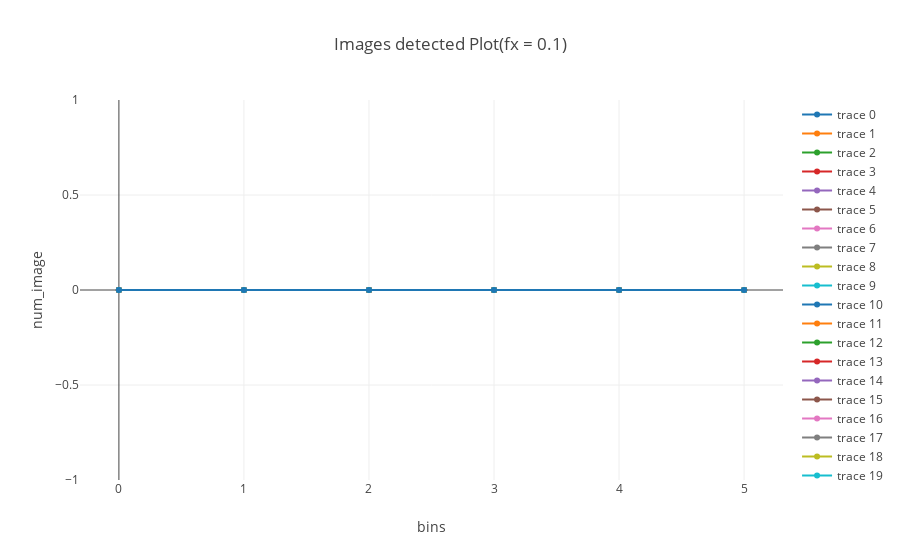
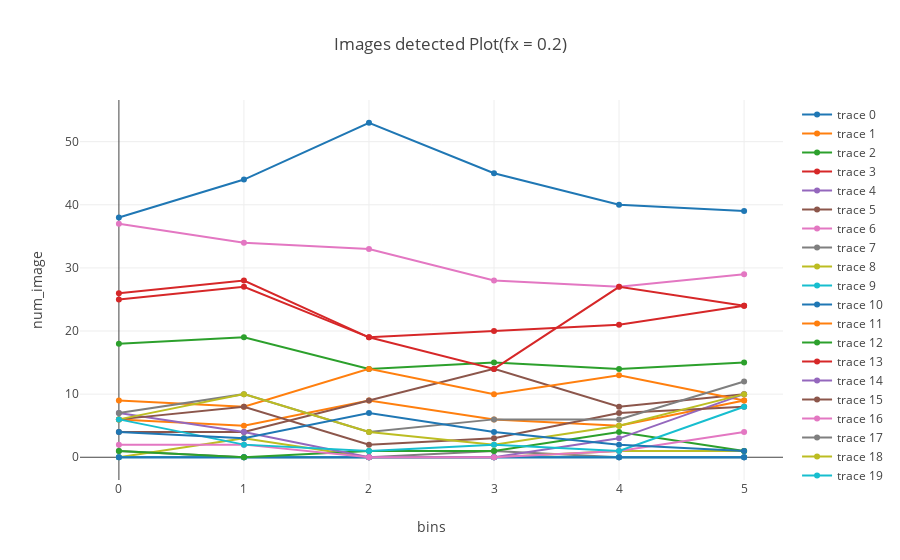
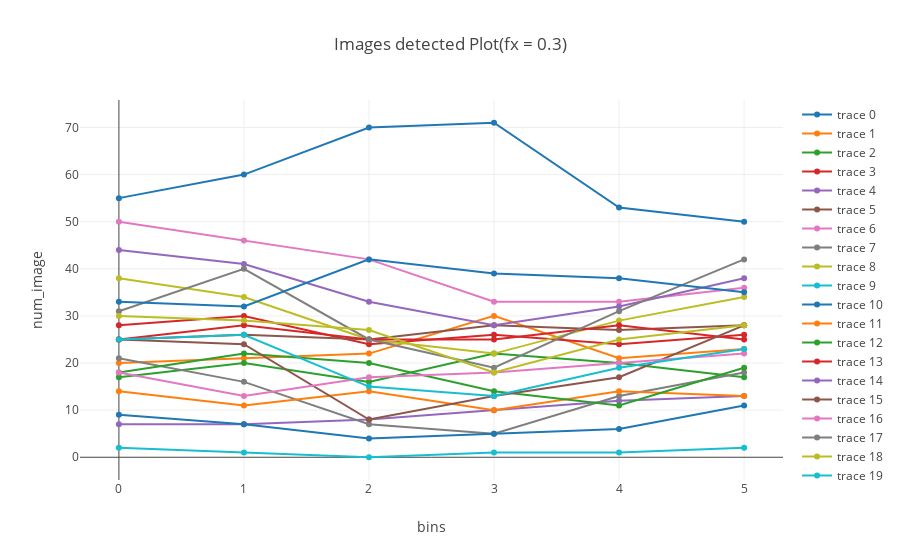

Write notebook code for charts like these, in order.
### Code cell
layout1 = go.Layout(
    title='Images detected Plot(fx = 0.1)',
    yaxis = dict(title='num_image'),
    xaxis = dict(title='bins')
)

trace1 = []
trace2 = []
trace3 = []

for key in bin_dict1.keys():
    trace_temp = go.Scatter(
    x = np.arange(6),
    y = bin_dict1[key],
    mode='lines+markers'
    )
    trace1.append(trace_temp)
    
for key in bin_dict2.keys():
    trace_temp = go.Scatter(
    x = np.arange(6),
    y = bin_dict2[key],
    mode='lines+markers'
    )
    trace2.append(trace_temp)
    
for key in bin_dict3.keys():
    trace_temp = go.Scatter(
    x = np.arange(6),
    y = bin_dict3[key],
    mode='lines+markers'
    )
    trace3.append(trace_temp)

    
layout2 = go.Layout(
    title='Images detected Plot(fx = 0.2)',
    yaxis = dict(title='num_image'),
    xaxis = dict(title='bins')
)


layout3 = go.Layout(
    title='Images detected Plot(fx = 0.3)',
    yaxis = dict(title='num_image'),
    xaxis = dict(title='bins')
)

fig1 = go.Figure(data=trace1, layout=layout1)
fig2 = go.Figure(data=trace2, layout=layout2)
fig3 = go.Figure(data=trace3, layout=layout3)

py.offline.iplot(fig1)
py.offline.iplot(fig2)
py.offline.iplot(fig3)

### Figure 1 — Plotly figure (JSON) as saved in the notebook; plotly's stock layout.template omitted (floating-point values rounded to 4 significant figures)
{"data": [{"mode": "lines+markers", "type": "scatter", "uid": "a375dfb3-4a01-441e-a489-9be1e773c43f", "x": [0, 1, 2, 3, 4, 5], "y": [0, 0, 0, 0, 0, 0]}, {"mode": "lines+markers", "type": "scatter", "uid": "d56fa8c4-7c9e-4f79-88b9-7bafd1448825", "x": [0, 1, 2, 3, 4, 5], "y": [0, 0, 0, 0, 0, 0]}, {"mode": "lines+markers", "type": "scatter", "uid": "d2939187-a66b-47fd-ba34-686a41c21dda", "x": [0, 1, 2, 3, 4, 5], "y": [0, 0, 0, 0, 0, 0]}, {"mode": "lines+markers", "type": "scatter", "uid": "a2a92207-82f4-429d-aa0f-9edc86cd3183", "x": [0, 1, 2, 3, 4, 5], "y": [0, 0, 0, 0, 0, 0]}, {"mode": "lines+markers", "type": "scatter", "uid": "a62f79da-98fb-4771-abb9-dbe749ee2c59", "x": [0, 1, 2, 3, 4, 5], "y": [0, 0, 0, 0, 0, 0]}, {"mode": "lines+markers", "type": "scatter", "uid": "5763c548-6280-4a3c-9a6f-9ba305a7ccb3", "x": [0, 1, 2, 3, 4, 5], "y": [0, 0, 0, 0, 0, 0]}, {"mode": "lines+markers", "type": "scatter", "uid": "e4585679-4bd4-427a-acec-fb7666ddd1ad", "x": [0, 1, 2, 3, 4, 5], "y": [0, 0, 0, 0, 0, 0]}, {"mode": "lines+markers", "type": "scatter", "uid": "afc54fef-c5db-4580-8bd2-0fb4ea31acc6", "x": [0, 1, 2, 3, 4, 5], "y": [0, 0, 0, 0, 0, 0]}, {"mode": "lines+markers", "type": "scatter", "uid": "0ac70663-b06e-4436-b5ca-6461957b1287", "x": [0, 1, 2, 3, 4, 5], "y": [0, 0, 0, 0, 0, 0]}, {"mode": "lines+markers", "type": "scatter", "uid": "a8030b68-0a47-4625-b83b-52ce1be95a4d", "x": [0, 1, 2, 3, 4, 5], "y": [0, 0, 0, 0, 0, 0]}, {"mode": "lines+markers", "type": "scatter", "uid": "b13ac278-ebf9-49f7-8594-74979df63ac5", "x": [0, 1, 2, 3, 4, 5], "y": [0, 0, 0, 0, 0, 0]}, {"mode": "lines+markers", "type": "scatter", "uid": "d2d1c722-affb-4917-8152-986217a268e7", "x": [0, 1, 2, 3, 4, 5], "y": [0, 0, 0, 0, 0, 0]}, {"mode": "lines+markers", "type": "scatter", "uid": "c22761be-2ed9-4d15-8177-c1afc33cb792", "x": [0, 1, 2, 3, 4, 5], "y": [0, 0, 0, 0, 0, 0]}, {"mode": "lines+markers", "type": "scatter", "uid": "66f5fd57-31d0-4d88-b900-72d661acf540", "x": [0, 1, 2, 3, 4, 5], "y": [0, 0, 0, 0, 0, 0]}, {"mode": "lines+markers", "type": "scatter", "uid": "e2232198-5607-464b-a731-33e7c98e0281", "x": [0, 1, 2, 3, 4, 5], "y": [0, 0, 0, 0, 0, 0]}, {"mode": "lines+markers", "type": "scatter", "uid": "687764fb-bd6f-40c4-b4a9-ff75cdcba433", "x": [0, 1, 2, 3, 4, 5], "y": [0, 0, 0, 0, 0, 0]}, {"mode": "lines+markers", "type": "scatter", "uid": "4a30a15c-570e-4987-9104-0b907ab282e2", "x": [0, 1, 2, 3, 4, 5], "y": [0, 0, 0, 0, 0, 0]}, {"mode": "lines+markers", "type": "scatter", "uid": "5abab81f-9b0e-4ebb-8933-97534918bb8d", "x": [0, 1, 2, 3, 4, 5], "y": [0, 0, 0, 0, 0, 0]}, {"mode": "lines+markers", "type": "scatter", "uid": "3b7a0486-5252-4408-ab58-1c1eead1b974", "x": [0, 1, 2, 3, 4, 5], "y": [0, 0, 0, 0, 0, 0]}, {"mode": "lines+markers", "type": "scatter", "uid": "e196ec4b-100b-495b-bd71-cfa33fb3fea7", "x": [0, 1, 2, 3, 4, 5], "y": [0, 0, 0, 0, 0, 0]}, {"mode": "lines+markers", "type": "scatter", "uid": "751b276c-c2ec-4809-81a6-6fe908ea1545", "x": [0, 1, 2, 3, 4, 5], "y": [0, 0, 0, 0, 0, 0]}], "layout": {"title": {"text": "Images detected Plot(fx = 0.1)"}, "xaxis": {"title": {"text": "bins"}}, "yaxis": {"title": {"text": "num_image"}}}}

### Figure 2 — Plotly figure (JSON) as saved in the notebook; plotly's stock layout.template omitted (floating-point values rounded to 4 significant figures)
{"data": [{"mode": "lines+markers", "type": "scatter", "uid": "087ab629-9842-42de-85b6-de6487f5a8b2", "x": [0, 1, 2, 3, 4, 5], "y": [38, 44, 53, 45, 40, 39]}, {"mode": "lines+markers", "type": "scatter", "uid": "782c6b80-602a-4742-80cf-755f1f6b11e0", "x": [0, 1, 2, 3, 4, 5], "y": [6, 5, 9, 6, 5, 9]}, {"mode": "lines+markers", "type": "scatter", "uid": "4acc2c7b-3697-4572-aebe-30fb195e3087", "x": [0, 1, 2, 3, 4, 5], "y": [18, 19, 14, 15, 14, 15]}, {"mode": "lines+markers", "type": "scatter", "uid": "709fed0c-948c-4cb7-a04a-911260678abb", "x": [0, 1, 2, 3, 4, 5], "y": [25, 27, 19, 20, 21, 24]}, {"mode": "lines+markers", "type": "scatter", "uid": "c4e28e96-cf8d-4927-b72e-af9f309979df", "x": [0, 1, 2, 3, 4, 5], "y": [0, 0, 0, 0, 0, 0]}, {"mode": "lines+markers", "type": "scatter", "uid": "359ec31f-fe6d-470b-8d79-1a1b1a91d239", "x": [0, 1, 2, 3, 4, 5], "y": [4, 4, 9, 14, 8, 10]}, {"mode": "lines+markers", "type": "scatter", "uid": "09604595-3270-466a-9363-cd2279218873", "x": [0, 1, 2, 3, 4, 5], "y": [37, 34, 33, 28, 27, 29]}, {"mode": "lines+markers", "type": "scatter", "uid": "68de0e82-f618-4c4f-bdaf-9bc7e35dfb2a", "x": [0, 1, 2, 3, 4, 5], "y": [1, 0, 0, 1, 0, 0]}, {"mode": "lines+markers", "type": "scatter", "uid": "437f056e-aa24-4b16-9309-cef0d310822e", "x": [0, 1, 2, 3, 4, 5], "y": [0, 3, 0, 0, 1, 1]}, {"mode": "lines+markers", "type": "scatter", "uid": "76f58910-6d22-4445-9e14-8c2c81b440a3", "x": [0, 1, 2, 3, 4, 5], "y": [0, 0, 0, 0, 0, 0]}, {"mode": "lines+markers", "type": "scatter", "uid": "57f2b091-ad12-48f8-9559-19e14e3deec0", "x": [0, 1, 2, 3, 4, 5], "y": [0, 0, 0, 0, 0, 0]}, {"mode": "lines+markers", "type": "scatter", "uid": "f0c7d07a-52b3-49b0-8fbb-0aebfcf7fecd", "x": [0, 1, 2, 3, 4, 5], "y": [9, 8, 14, 10, 13, 9]}, {"mode": "lines+markers", "type": "scatter", "uid": "53574e68-899a-4bce-88bd-dd2fd98f596b", "x": [0, 1, 2, 3, 4, 5], "y": [1, 0, 1, 1, 4, 1]}, {"mode": "lines+markers", "type": "scatter", "uid": "6fb816d5-5666-484a-8c84-1d4c6b3336f6", "x": [0, 1, 2, 3, 4, 5], "y": [26, 28, 19, 14, 27, 24]}, {"mode": "lines+markers", "type": "scatter", "uid": "e21a41da-bd8b-4a31-94fe-22208abe5f87", "x": [0, 1, 2, 3, 4, 5], "y": [7, 4, 0, 0, 3, 10]}, {"mode": "lines+markers", "type": "scatter", "uid": "9929ce5f-a671-4926-8fc7-a12582470454", "x": [0, 1, 2, 3, 4, 5], "y": [6, 8, 2, 3, 7, 8]}, {"mode": "lines+markers", "type": "scatter", "uid": "b9ee6900-5b7b-4fa5-8c33-3766987c9310", "x": [0, 1, 2, 3, 4, 5], "y": [2, 2, 0, 0, 1, 4]}, {"mode": "lines+markers", "type": "scatter", "uid": "63414d4e-777f-4290-9411-6241e041cd0e", "x": [0, 1, 2, 3, 4, 5], "y": [7, 10, 4, 6, 6, 12]}, {"mode": "lines+markers", "type": "scatter", "uid": "56b756e2-d49d-471d-8212-673d89b13710", "x": [0, 1, 2, 3, 4, 5], "y": [6, 10, 4, 2, 5, 10]}, {"mode": "lines+markers", "type": "scatter", "uid": "962eff7f-9cba-471a-a14c-d00a9efeb789", "x": [0, 1, 2, 3, 4, 5], "y": [6, 2, 1, 2, 1, 8]}, {"mode": "lines+markers", "type": "scatter", "uid": "95fc5f04-09c2-4172-b618-c2950ca5f0d2", "x": [0, 1, 2, 3, 4, 5], "y": [4, 3, 7, 4, 2, 1]}], "layout": {"title": {"text": "Images detected Plot(fx = 0.2)"}, "xaxis": {"title": {"text": "bins"}}, "yaxis": {"title": {"text": "num_image"}}}}

### Figure 3 — Plotly figure (JSON) as saved in the notebook; plotly's stock layout.template omitted (floating-point values rounded to 4 significant figures)
{"data": [{"mode": "lines+markers", "type": "scatter", "uid": "d82237d1-a1bc-4f8e-b49e-ac259e06f37d", "x": [0, 1, 2, 3, 4, 5], "y": [55, 60, 70, 71, 53, 50]}, {"mode": "lines+markers", "type": "scatter", "uid": "31fd769f-2c92-4a8b-8d4f-dc8dcda647a3", "x": [0, 1, 2, 3, 4, 5], "y": [20, 21, 22, 30, 21, 23]}, {"mode": "lines+markers", "type": "scatter", "uid": "89faec46-d82e-4d78-b38f-d40bdd371423", "x": [0, 1, 2, 3, 4, 5], "y": [17, 20, 16, 22, 20, 17]}, {"mode": "lines+markers", "type": "scatter", "uid": "4c3ec08d-2d8b-4875-845d-cf0ee261ae04", "x": [0, 1, 2, 3, 4, 5], "y": [28, 30, 24, 26, 24, 26]}, {"mode": "lines+markers", "type": "scatter", "uid": "f3caf845-3a4c-4fe1-a553-1730cfb95d1a", "x": [0, 1, 2, 3, 4, 5], "y": [7, 7, 8, 10, 12, 13]}, {"mode": "lines+markers", "type": "scatter", "uid": "c4a23677-7fa0-49dd-b490-713aeeb9ddc2", "x": [0, 1, 2, 3, 4, 5], "y": [25, 26, 25, 28, 27, 28]}, {"mode": "lines+markers", "type": "scatter", "uid": "f0b4ab7c-a4b4-408e-92ac-86505ce8b54c", "x": [0, 1, 2, 3, 4, 5], "y": [50, 46, 42, 33, 33, 36]}, {"mode": "lines+markers", "type": "scatter", "uid": "52d03d8c-3a06-4a94-b80a-3a3406df218e", "x": [0, 1, 2, 3, 4, 5], "y": [21, 16, 7, 5, 13, 18]}, {"mode": "lines+markers", "type": "scatter", "uid": "78eb4f25-30b3-4ea9-9f3a-4dcc64d87255", "x": [0, 1, 2, 3, 4, 5], "y": [38, 34, 25, 22, 29, 34]}, {"mode": "lines+markers", "type": "scatter", "uid": "f6fb4a48-6c59-438e-8a56-b655d4a4b201", "x": [0, 1, 2, 3, 4, 5], "y": [2, 1, 0, 1, 1, 2]}, {"mode": "lines+markers", "type": "scatter", "uid": "1cf4ce54-22ac-46d9-82e0-9b6c4d28e8b8", "x": [0, 1, 2, 3, 4, 5], "y": [9, 7, 4, 5, 6, 11]}, {"mode": "lines+markers", "type": "scatter", "uid": "2f7fc692-0c85-4a0b-ad9b-7998dcbfd2a2", "x": [0, 1, 2, 3, 4, 5], "y": [14, 11, 14, 10, 14, 13]}, {"mode": "lines+markers", "type": "scatter", "uid": "50b09c79-7895-4000-a302-96842786cc46", "x": [0, 1, 2, 3, 4, 5], "y": [18, 22, 20, 14, 11, 19]}, {"mode": "lines+markers", "type": "scatter", "uid": "e4b500f6-89c1-4cc7-89d9-208bb81a32dc", "x": [0, 1, 2, 3, 4, 5], "y": [25, 28, 25, 25, 28, 25]}, {"mode": "lines+markers", "type": "scatter", "uid": "ccc50815-33c3-4f63-bfad-f7c18330be7c", "x": [0, 1, 2, 3, 4, 5], "y": [44, 41, 33, 28, 32, 38]}, {"mode": "lines+markers", "type": "scatter", "uid": "a0968772-bad2-4841-a599-f96d477fd486", "x": [0, 1, 2, 3, 4, 5], "y": [25, 24, 8, 13, 17, 28]}, {"mode": "lines+markers", "type": "scatter", "uid": "dc6b25d7-52c1-42fb-a908-f80a3c764ef4", "x": [0, 1, 2, 3, 4, 5], "y": [18, 13, 17, 18, 20, 22]}, {"mode": "lines+markers", "type": "scatter", "uid": "a641b42b-9121-4f14-81e6-f79557b5377a", "x": [0, 1, 2, 3, 4, 5], "y": [31, 40, 25, 19, 31, 42]}, {"mode": "lines+markers", "type": "scatter", "uid": "d2cf86f3-be90-4c56-8458-f9ca2e55119c", "x": [0, 1, 2, 3, 4, 5], "y": [30, 29, 27, 18, 25, 28]}, {"mode": "lines+markers", "type": "scatter", "uid": "5650f6a1-f872-466d-b45f-9845a848e473", "x": [0, 1, 2, 3, 4, 5], "y": [25, 26, 15, 13, 19, 23]}, {"mode": "lines+markers", "type": "scatter", "uid": "3d0d8c67-bb12-4407-95a6-0e7c17e5f1ac", "x": [0, 1, 2, 3, 4, 5], "y": [33, 32, 42, 39, 38, 35]}], "layout": {"title": {"text": "Images detected Plot(fx = 0.3)"}, "xaxis": {"title": {"text": "bins"}}, "yaxis": {"title": {"text": "num_image"}}}}
